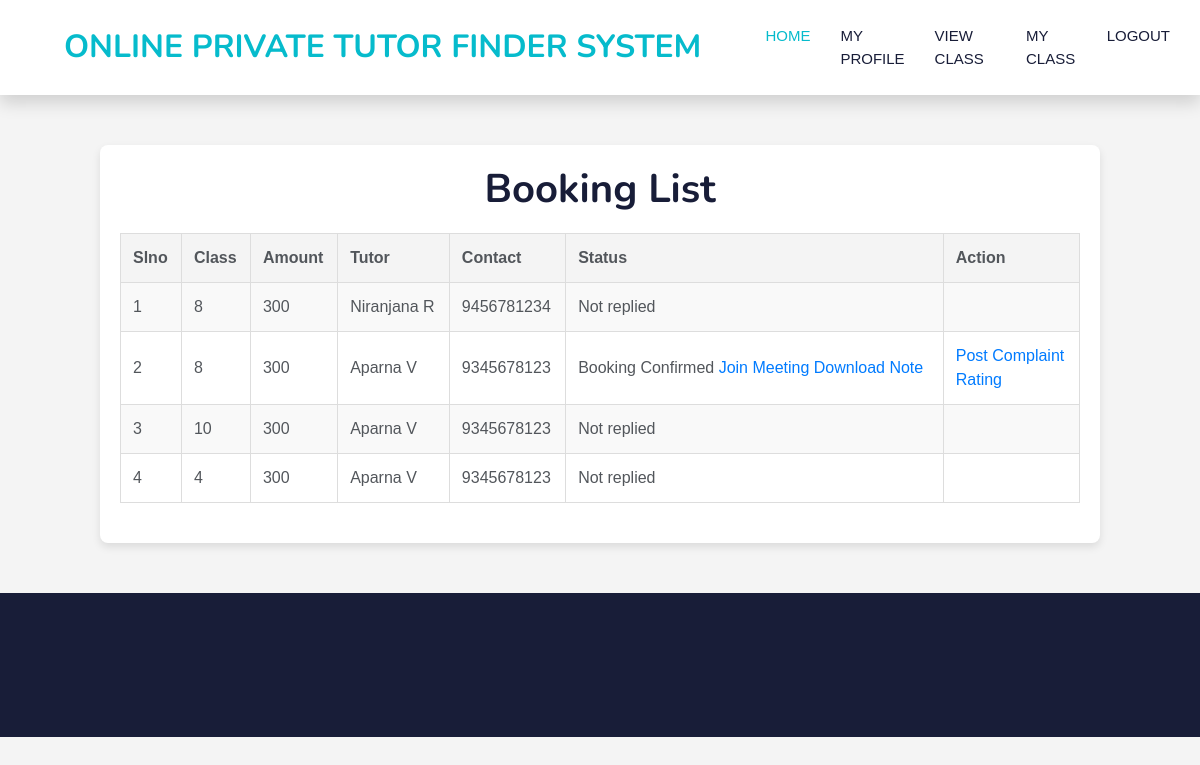
Page /Project/Student/Myclass.php (signed in) on the committed database.
### tables this page shows
CREATE TABLE `tbl_booking` (
  `booking_id` int(11) NOT NULL,
  `booking_date` date NOT NULL,
  `student_id` int(11) NOT NULL,
  `student_amount` varchar(22) NOT NULL,
  `student_status` varchar(33) NOT NULL,
  `tutorclass_id` int(11) NOT NULL,
  `tutorclass_meeturl` varchar(200) NOT NULL,
  `booking_status` int(11) NOT NULL DEFAULT 0
);

CREATE TABLE `tbl_class` (
  `class_id` int(11) NOT NULL,
  `class_name` varchar(40) NOT NULL
);

CREATE TABLE `tbl_tutor` (
  `tutor_id` int(11) NOT NULL,
  `tutor_name` varchar(45) NOT NULL,
  `tutor_email` varchar(37) NOT NULL,
  `tutor_password` varchar(20) NOT NULL,
  `tutor_contact` varchar(10) NOT NULL,
  `tutor_gender` varchar(50) NOT NULL,
  `tutor_dob` varchar(90) NOT NULL,
  `tutor_address` varchar(40) NOT NULL,
  `place_id` int(11) NOT NULL,
  `subject_id` int(11) NOT NULL
);

### Project/Student/Myclass.php (the view, shortened to what this page needs)
<?php
include('../Assets/connection/connection.php');
include("Head.php");
?>
<!DOCTYPE html>
<html lang="en">
<head>
</head>
<body>
<div class="profile-container">
    <h1>Booking List</h1>
    <form id="form1" name="form1" method="post" action="">
        <table>
            <tr>
                <th>Slno</th>
                <th>Class</th>
                <th>Amount</th>
                <th>Tutor</th>
                <th>Contact</th>
                <th>Status</th>
                <th>Action</th>
            </tr>
            <?php
                $i = 0;
                $sel = "SELECT  *
                        FROM tbl_booking b
                        INNER JOIN tbl_tutorclass t ON t.tutorclass_id = b.tutorclass_id
                        INNER JOIN tbl_tutor tu ON t.tutor_id = tu.tutor_id
                        INNER JOIN tbl_class c ON t.class_id = c.class_id
                        LEFT JOIN tbl_note n ON n.class_id = c.class_id
                        WHERE b.student_id = '" . $_SESSION['studentid'] . "'";
                $result = $Conn->query($sel);
                if ($result && $result->num_rows > 0) {
                    while ($data = $result->fetch_assoc()) {
                        $i++;
            ?>
                <tr>
                    <td><?php echo $i; ?></td>
                    <td><?php echo htmlspecialchars($data['class_name']); ?></td>
                    <td><?php echo htmlspecialchars($data['student_amount']); ?></td>
                    <td><?php echo htmlspecialchars($data['tutor_name']); ?></td>
                    <td><?php echo htmlspecialchars($data['tutor_contact']); ?></td>
                    <td>
    <?php
    if ($data['booking_status'] == 1) {
        echo "Booking Accepted";
        ?>
        <a href="Payment.php?bid=<?php echo $data['booking_id']; ?>">Pay</a>
        <?php
    }
    elseif ($data['booking_status'] == 2) {
        echo "Booking Confirmed";
         ?>
        <a href="<?php echo htmlspecialchars($data['tutorclass_meeturl']); ?>" target="_blank">Join Meeting</a>
        <a href="../Assets/File/Notes/<?php echo htmlspecialchars($data['note_file']); ?>" target="_blank" download>Download Note</a>
    <?php
    }
     else {
         echo "Not replied";
    }
    ?>
</td>
                    <td>
                        <?php
                    if ($data['booking_status'] == 2) {
                        ?>
                        <a href="Complaint.php?cid=<?php echo htmlspecialchars($data['tutor_id']); ?>">Post Complaint</a><br>
                        <a href="Rating.php?rid=<?php echo htmlspecialchars($data['tutor_id']); ?>">Rating</a>
                        <?php
                    }
                    ?>
                    </td>
                </tr>
            <?php
                    }
                } else {
                    echo "<tr><td colspan='7'>No data available</td></tr>";
                }
            ?>
        </table>
    </form>
</div>
</body>
</html>
<?php
include("Foot.php");
?>

### Project/Assets/Template/Main/css/style.css (style rules this page uses)
:root { --primary: #06BBCC; --light: #F0FBFC; --dark: #181d38; }

### Project/Student/Myclass.php (style rules this page uses)
body { font-family: Arial, sans-serif; background-color: #f4f4f4; margin: 0; padding: 0; }
.profile-container { width: 100%; max-width: 1000px; margin: 50px auto; background-color: #fff; padding: 20px; box-shadow: 0px 4px 8px rgba(0,0,0,0.1); border-radius: 8px; }
h1 { text-align: center; margin-bottom: 20px; }
table { width: 100%; border-collapse: collapse; margin-bottom: 20px; }
th, td { padding: 12px; text-align: left; border: 1px solid #ddd; }
th { background-color: #f4f4f4; font-weight: bold; }
tr:nth-child(even) { background-color: #f9f9f9; }
a { text-decoration: none; color: #007bff; }

### rows in the picture
tbl_booking: tbl_class.class_name "8", student_amount "300", tbl_tutor.tutor_name "Niranjana R", tbl_tutor.tutor_contact "9456781234", booking_status "Not replied"
tbl_booking: tbl_class.class_name "8", student_amount "300", tbl_tutor.tutor_name "Aparna V", tbl_tutor.tutor_contact "9345678123"
tbl_booking: tbl_class.class_name "10", student_amount "300", tbl_tutor.tutor_name "Aparna V", tbl_tutor.tutor_contact "9345678123", booking_status "Not replied"
tbl_booking: tbl_class.class_name "4", student_amount "300", tbl_tutor.tutor_name "Aparna V", tbl_tutor.tutor_contact "9345678123", booking_status "Not replied"
